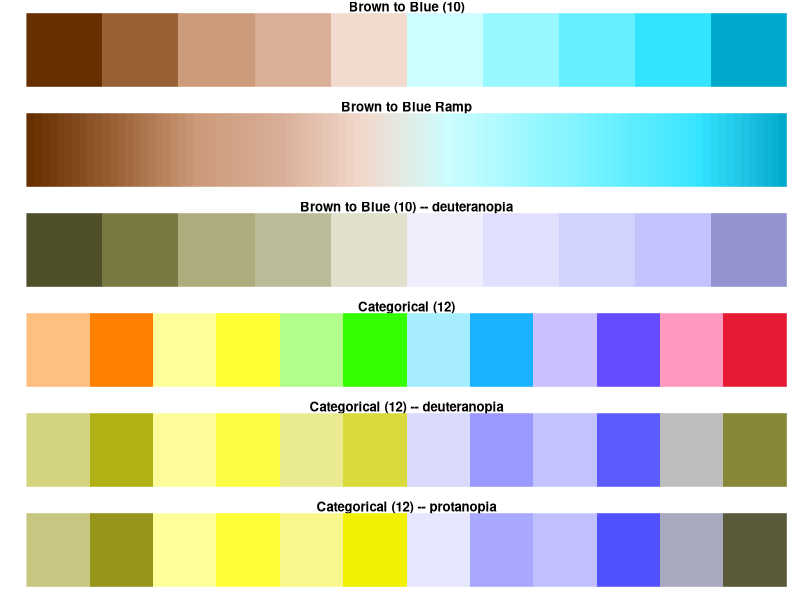

Reproduce this figure in R.
library(dichromat)


### Name: colorschemes
### Title: Color Schemes
### Aliases: colorschemes
### Keywords: datasets

### ** Examples

pal <- function(col, ...)
  image(seq_along(col), 1, matrix(seq_along(col), ncol = 1),
  col = col, axes = FALSE, ...)

opar <- par(mar = c(1, 2, 1, 1))
layout(matrix(1:6, ncol = 1))
pal(colorschemes$BrowntoBlue.10, main = "Brown to Blue (10)")
pal(colorRampPalette(colorschemes$BrowntoBlue.10, space = "Lab")(100),
  main = "Brown to Blue Ramp")
pal(dichromat(colorschemes$BrowntoBlue.10),
  main = "Brown to Blue (10) -- deuteranopia")
pal(colorschemes$Categorical.12, main = "Categorical (12)")
pal(dichromat(colorschemes$Categorical.12),
  main = "Categorical (12) -- deuteranopia")
pal(dichromat(colorschemes$Categorical.12, "protan"),
  main = "Categorical (12) -- protanopia")
par(opar)
